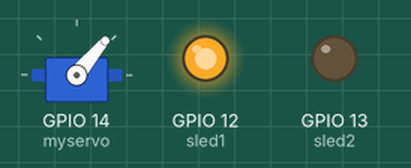
Simulated run of this sketch. Board: ESP32. Parts: servo, output pins drawn as LEDs (lit = HIGH). Random numbers use the default seed unless the sketch sets one; nothing arrives over Bluetooth unless stated; what the sketch prints to the serial monitor is not drawn.

Above: at 0.1 s.
Timing chart, 0 to 1.6 s (numbered marks = the images above):
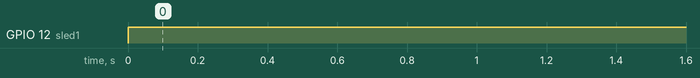

Measured:
- by itself, GPIO 12 (sled1): LOW → HIGH at 0.00 s

The sketch:

Finalcode.ino
```cpp
#include "BluetoothSerial.h"
#include <ESP32Servo.h>
Servo myservo;
int servoPin = 14;
String deviceid;
long pwd;
long randnumber;
int n;

int sled1=12;
int sled2=13;
#if !defined(CONFIG_BT_ENABLED) || !defined(CONFIG_BLUEDROID_ENABLED)
#error Bluetooth is not enabled! Please run `make menuconfig` to and enable it
#endif

BluetoothSerial SerialBT;

void setup() {
  Serial.begin(115200);
  SerialBT.begin("OTPDude"); //Bluetooth device name
  Serial.println("The device started, now you can pair it with bluetooth!");
  SerialBT.println("OTP will be sent shortly");
  myservo.attach(14);
  pinMode(sled1,1);
  pinMode(sled2,1);
  randomSeed(analogRead(0));
}

void loop() {
  if (Serial.available()) {
    SerialBT.write(Serial.read());

  while(n=1){
  randnumber = random(1000,9999);
  Serial.println(randnumber);
  SerialBT.write(randnumber);
  delay(5000);
  }
  }
   digitalWrite(sled1,1);

check();

}


void check(){
  while (Serial.available());
 pwd = Serial.read();

if (pwd == randnumber ){
  SerialBT.println ("unlocked");
  myservo.write(120);
  digitalWrite(sled2,1);
  digitalWrite(sled1,0);
}
if (pwd != randnumber ){
  SerialBT.println ("reset try again");
  myservo.write(50);
  digitalWrite(sled2,0);
  digitalWrite(sled1,1);
}

}
```
